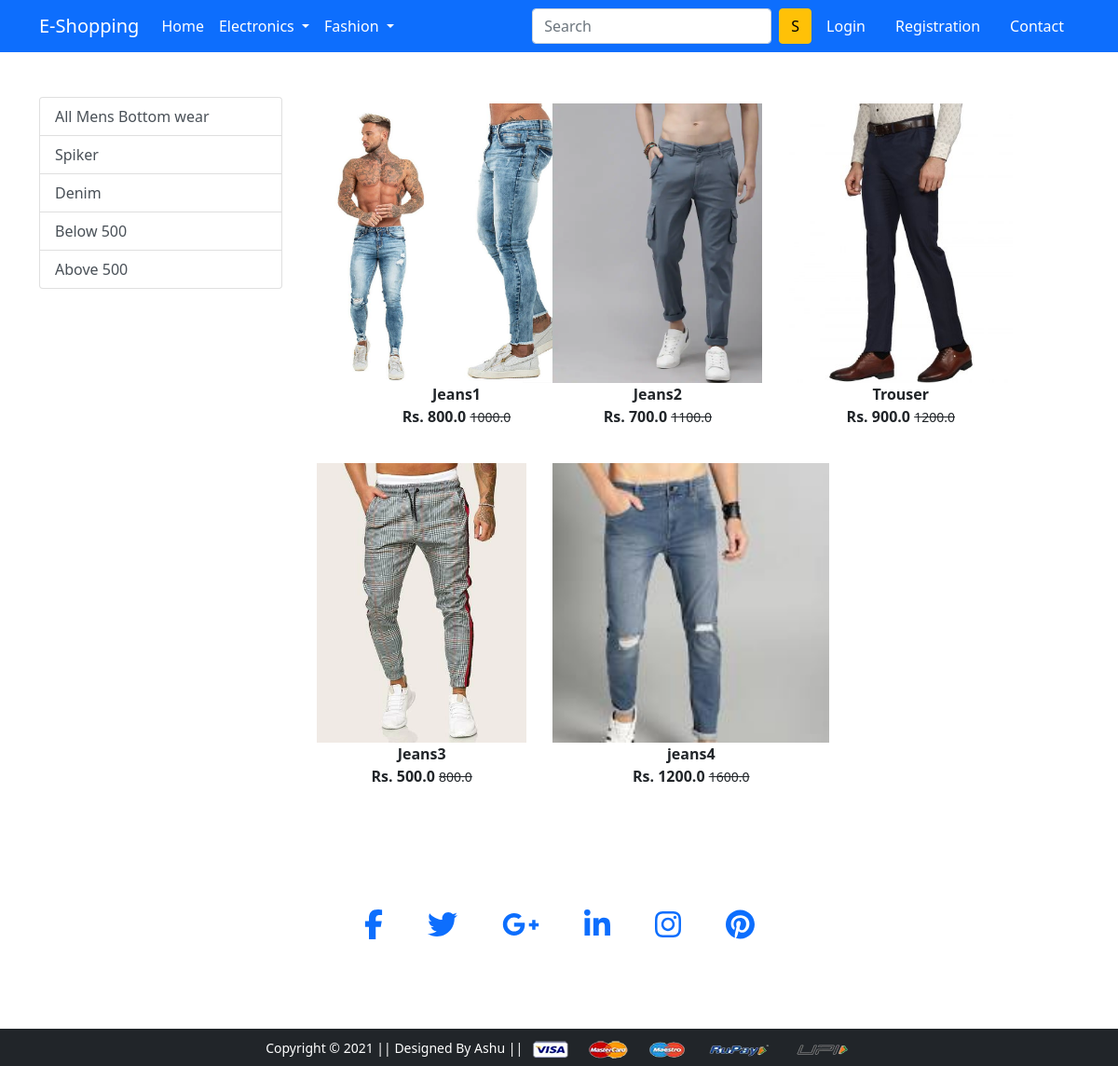
Page /mensbottomwears/ on the committed database.
### app/models.py (models this page shows, shortened)
class Product(models.Model):
 title = models.CharField(max_length=100)
 selling_price = models.FloatField()
 discounted_price = models.FloatField()
 description = models.TextField()
 brand = models.CharField(max_length=100)
 category = models.CharField( choices=CATEGORY_CHOICES, max_length=3)
 product_image = models.ImageField(upload_to='productimg')

### app/views.py (the view)
# urls.py: path('mensbottomwears/', views.mensbottomwears, name='mensbottomwears'),
def mensbottomwears(request, data=None):
	totalitem = 0
	if request.user.is_authenticated:
		totalitem = len(Cart.objects.filter(user=request.user))
	if data==None :
			mensbottomwears = Product.objects.filter(category='MBW')
	elif data == 'Spiker' or data == 'Denim':
			mensbottomwears = Product.objects.filter(category='MBW').filter(brand=data)
	elif data == 'below':
			mensbottomwears = Product.objects.filter(category='MBW').filter(discounted_price__lt=500)
	elif data == 'above':
			mensbottomwears = Product.objects.filter(category='MBW').filter(discounted_price__gt=500)
	return render(request, 'app/mensbottomwears.html', {'mensbottomwears':mensbottomwears, 'totalitem':totalitem})

### app/templates/app/mensbottomwears.html (shortened to what this page needs)
{% extends 'app/base.html' %}
{% load static %}
{% block main-content %}
<div class="container my-5">
 <div class="row">
  <div class="col-sm-3">
   <div class="list-group">
     <a href="{% url 'mensbottomwears' %}" class="list-group-item list-group-item-action" aria-current="true">All Mens Bottom wear</a>
     <a href="{% url 'mensbottomwearsdata' 'Spiker'  %}" class="list-group-item list-group-item-action" aria-current="true">Spiker</a>
     <a href="{% url 'mensbottomwearsdata' 'Denim'  %}" class="list-group-item list-group-item-action">Denim</a>
     <a href="{% url 'mensbottomwearsdata' 'below'  %}" class="list-group-item list-group-item-action">Below 500</a>
     <a href="{% url 'mensbottomwearsdata' 'above'  %}" class="list-group-item list-group-item-action">Above 500</a>
   </div>
  </div>
  <div class="col-sm-8">
   <div class="row">
    {% for product in mensbottomwears %}
     <div class="col-sm-4 text-center mb-4">
      <a href="{% url 'product-detail' product.id %}" class="btn">
       <div class="item">
        <img src="{{product.product_image.url}}" alt="" height="300" class="">
        <div class="fw-bold">{{product.title}}</div>
        <div class="fw-bold">Rs. {{product.discounted_price}} <small class="fw-light text-decoration-line-through">{{product.selling_price}}</small></div>
       </div>
      </a>
     </div>
    {% endfor %}
   </div>
  </div>
 </div>
</div>
{% endblock main-content %}

### rows in the picture
Product: product_image (picture), title "Jeans1", discounted_price "800.0", selling_price "1000.0"
Product: product_image (picture), title "Jeans2", discounted_price "700.0", selling_price "1100.0"
Product: product_image (picture), title "Trouser", discounted_price "900.0", selling_price "1200.0"
Product: product_image (picture), title "Jeans3", discounted_price "500.0", selling_price "800.0"
Product: product_image (picture), title "jeans4", discounted_price "1200.0", selling_price "1600.0"
